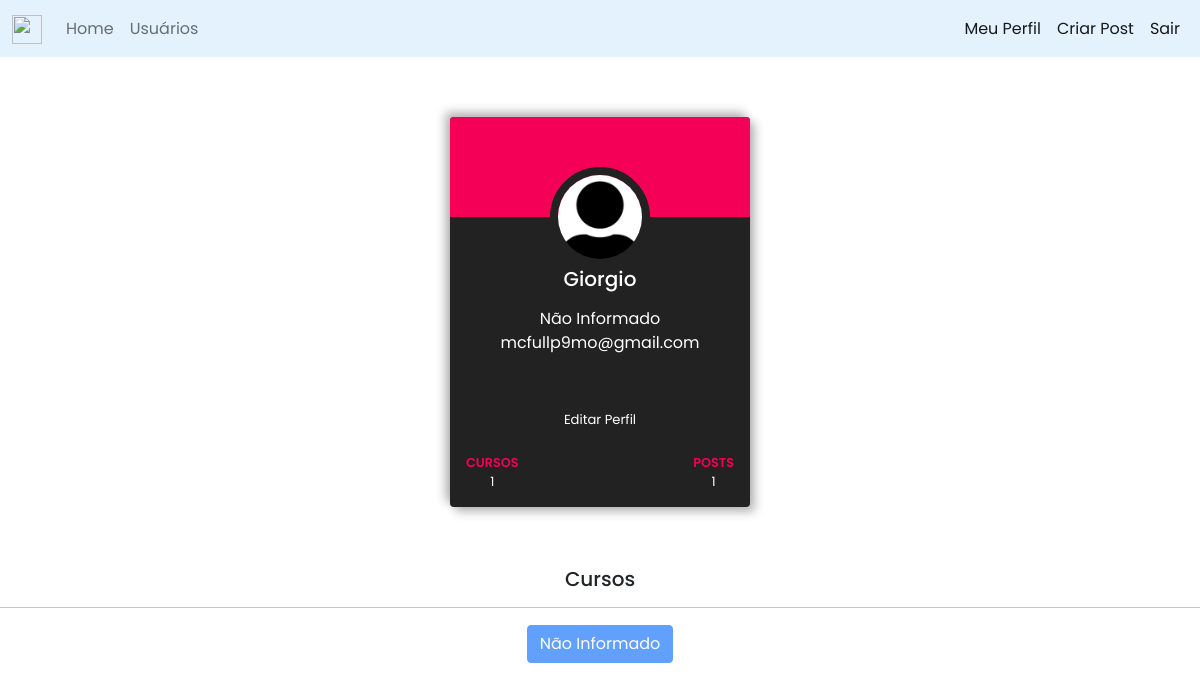
The app's page /meu-perfil (signed in) with its own data.
### projeto_site/models.py (models this page shows)
class Usuario(database.Model, UserMixin):
    id = database.Column(database.Integer, primary_key=True)
    username = database.Column(database.String, nullable=False)
    email = database.Column(database.String, nullable=False, unique=True)
    password = database.Column(database.String, nullable=False)
    foto_perfil = database.Column(database.String, default='default.jpg')
    posts = database.relationship('Post', backref='autor', lazy=True)
    profissao = database.Column(database.String, nullable=False, default='Não Informado')
    cursos = database.Column(database.String, nullable=False, default='Não Informado')
    def contar_post(self):
        return len(self.posts)

### projeto_site/routes.py (the view)
@app.route('/meu-perfil')
@login_required
def meu_perfil():
    foto_perfil = url_for(f'static', filename=f'foto_perfil/{current_user.foto_perfil}')
    return render_template('meu_perfil.html', foto_perfil=foto_perfil)

### projeto_site/models.py (called while the page is built)
@login_manager.user_loader
def load_usuario(id_usuario):
    return Usuario.query.get(int(id_usuario))

### projeto_site/templates/meu_perfil.html (shortened to what this page needs)
{% extends 'base.html' %}
{% block body %}
<div class="wrapper">
        <div class="card text-white">
            <div class="img-container d-flex align-items-center justify-content-center">
                <img src="{{ foto_perfil }}"
                    alt="" class="rounded-circle">
            </div>
            <div class="user">
                <div class="h5 text-center m-0">
                   <p>{{ current_user.username }}</p >
                </div>
                <div class="text-center text-white mb-4">
                    <span class="followers">{{ current_user.profissao }}</span>
                    <br>
                    <span class="followers pt-5">{{ current_user.email }}</span>
                </div>
                <div class="d-flex align-items-center justify-content-center mt-5">
                    <a href="{{ url_for('editar_perfil') }}"><div class="btn">Editar Perfil</div></a>
                </div>
            </div>
            <div class="px-3">
                <div class="d-flex align-items-center justify-content-between py-3 pe-none">
                    <div class="details project">
                        <div class="head text-uppercase">Cursos</div>
                        {% if current_user.cursos == ''%}
                            <div class="fs-08 text-center">0</div>
                        {% else %}
                            <div class="fs-08 text-center">{{ current_user.cursos.count(';') + 1}}</div>
                        {% endif %}
                    </div>
                    <div class="details post">
                        <div class="head text-uppercase">Posts </div>
                        <div class="fs-08 text-center">{{ current_user.contar_post() }}</div>
                    </div>
                </div>
            </div>
        </div>
    </div>
<center>
    <h5>Cursos</h5>
    <hr>
    <div class="row cur">
        <div class="col-12">
            {% for curso in current_user.cursos.split(';') %}
                {% if curso == '' %}
                <button type="button" class="btn btn-primary"disabled>Não Informado</button>
                {% else %}
                    <button type="button" class="btn btn-primary"disabled>{{ curso }}</button>
                {% endif %}
            {% endfor %}
        </div>
    </div>
</center>
{% endblock %}

### projeto_site/static/main.css (style rules this page uses)
* { margin: 0; padding: 0; box-sizing: border-box; font-family: 'Poppins', sans-serif; }
.wrapper { min-width: 100vw; display: flex; align-items: center; justify-content: center; padding: 5vw; }
.wrapper .card { width: 300px; background: #222; box-shadow: 5px 5px 10px #1f1f1f50, -5px -5px 10px #1f1f1f50; border: none; overflow: hidden; }
.wrapper .card .img-container img { width: 100px; height: 100px; object-fit: cover; z-index: 5; border: 8px solid #222; margin-top: calc((100px/2)*-1); }
.wrapper .card a { text-decoration: none; color: #fff; }
.wrapper .card .btn { font-size: 0.82rem; color: #fff; border-radius: 15px; }
.wrapper .card .head { font-size: 0.8rem; color: #F50057; font-weight: 600; }
.wrapper .card .fs-08 { font-size: 0.8rem; }
.cur { padding: 1px; }

### records on screen
Usuario: username "Giorgio", profissao "Não Informado", email "mcfullp9mo@gmail.com", cursos "1", cursos "Não Informado"

### other values on screen
{{ current_user.contar_post() }} "1"
